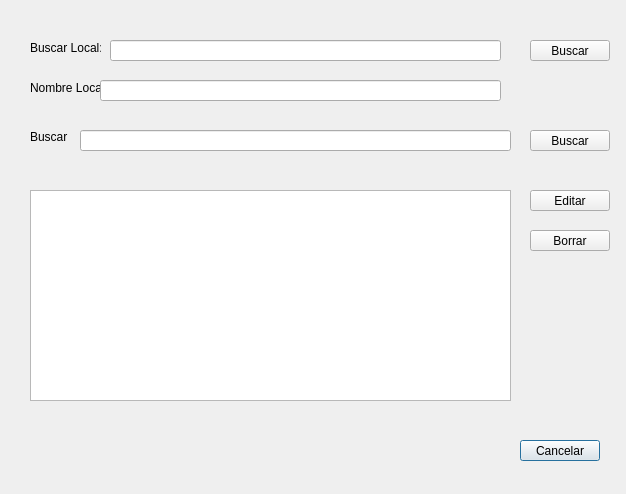
<?xml version="1.0" encoding="UTF-8"?>
<ui version="4.0">
 <class>gestionarPersonalGui</class>
 <widget class="QDialog" name="gestionarPersonalGui">
  <property name="geometry">
   <rect>
    <x>0</x>
    <y>0</y>
    <width>626</width>
    <height>494</height>
   </rect>
  </property>
  <property name="windowTitle">
   <string>Gestionar Personal</string>
  </property>
  <widget class="QTableWidget" name="tableWidget">
   <property name="geometry">
    <rect>
     <x>30</x>
     <y>190</y>
     <width>481</width>
     <height>211</height>
    </rect>
   </property>
  </widget>
  <widget class="QLabel" name="label">
   <property name="geometry">
    <rect>
     <x>30</x>
     <y>130</y>
     <width>47</width>
     <height>13</height>
    </rect>
   </property>
   <property name="text">
    <string>Buscar</string>
   </property>
  </widget>
  <widget class="QLineEdit" name="lineEdit">
   <property name="geometry">
    <rect>
     <x>80</x>
     <y>130</y>
     <width>431</width>
     <height>21</height>
    </rect>
   </property>
  </widget>
  <widget class="QPushButton" name="pushButton">
   <property name="geometry">
    <rect>
     <x>520</x>
     <y>440</y>
     <width>80</width>
     <height>21</height>
    </rect>
   </property>
   <property name="text">
    <string>Cancelar</string>
   </property>
  </widget>
  <widget class="QPushButton" name="pushButton_3">
   <property name="geometry">
    <rect>
     <x>530</x>
     <y>130</y>
     <width>80</width>
     <height>21</height>
    </rect>
   </property>
   <property name="text">
    <string>Buscar</string>
   </property>
  </widget>
  <widget class="QPushButton" name="pushButton_4">
   <property name="geometry">
    <rect>
     <x>530</x>
     <y>190</y>
     <width>80</width>
     <height>21</height>
    </rect>
   </property>
   <property name="text">
    <string>Editar</string>
   </property>
  </widget>
  <widget class="QPushButton" name="pushButton_5">
   <property name="geometry">
    <rect>
     <x>530</x>
     <y>230</y>
     <width>80</width>
     <height>21</height>
    </rect>
   </property>
   <property name="text">
    <string>Borrar</string>
   </property>
  </widget>
  <widget class="QLabel" name="label_2">
   <property name="geometry">
    <rect>
     <x>30</x>
     <y>40</y>
     <width>71</width>
     <height>16</height>
    </rect>
   </property>
   <property name="text">
    <string>Buscar Local:</string>
   </property>
  </widget>
  <widget class="QLabel" name="label_3">
   <property name="geometry">
    <rect>
     <x>30</x>
     <y>80</y>
     <width>71</width>
     <height>16</height>
    </rect>
   </property>
   <property name="text">
    <string>Nombre Local:</string>
   </property>
  </widget>
  <widget class="QLineEdit" name="lineEdit_2">
   <property name="geometry">
    <rect>
     <x>100</x>
     <y>80</y>
     <width>401</width>
     <height>21</height>
    </rect>
   </property>
  </widget>
  <widget class="QLineEdit" name="lineEdit_3">
   <property name="geometry">
    <rect>
     <x>110</x>
     <y>40</y>
     <width>391</width>
     <height>21</height>
    </rect>
   </property>
  </widget>
  <widget class="QPushButton" name="pushButton_6">
   <property name="geometry">
    <rect>
     <x>530</x>
     <y>40</y>
     <width>80</width>
     <height>21</height>
    </rect>
   </property>
   <property name="text">
    <string>Buscar</string>
   </property>
  </widget>
 </widget>
 <resources/>
 <connections/>
</ui>
